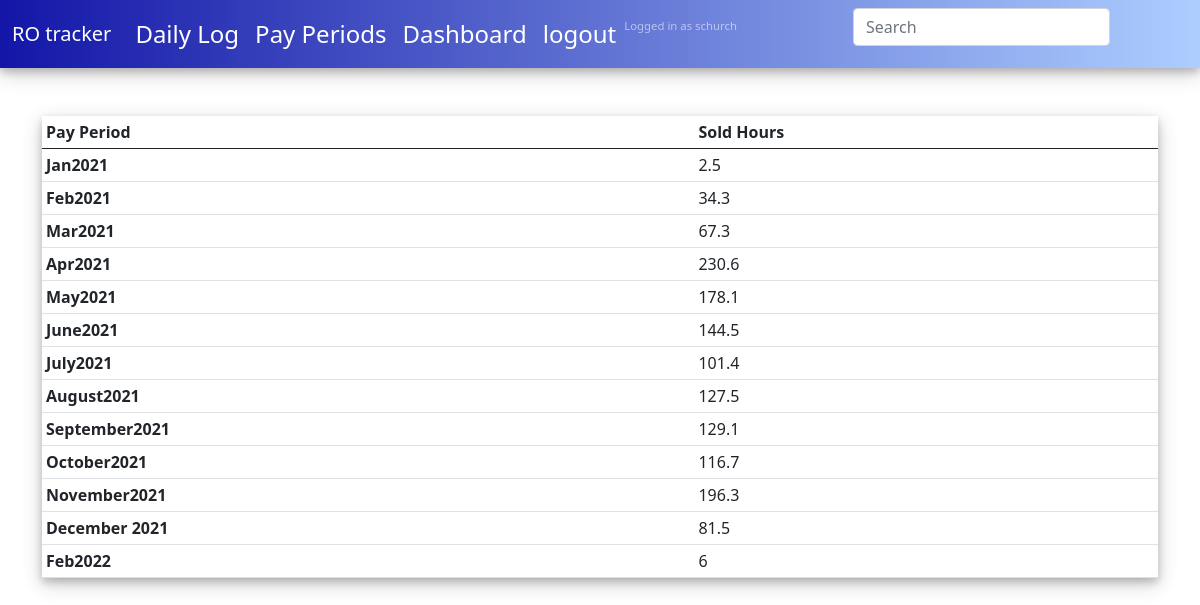
The app's page /dashboard/ (signed in) with its own data.
### RO_log/models.py (models this page shows, shortened)
class PayPeriod(models.Model):
    name = models.CharField(max_length=200,unique=True)
    user = models.ForeignKey(User,on_delete = models.CASCADE,null=True)
    start_date = models.DateField()
    end_date = models.DateField()

### RO_log/views.py (the view)
# urls.py: path('dashboard/',views.DashboardView.as_view() ,name='dashboard'),
class DashboardView(LoginRequiredMixin,ListView):
    template_name = 'RO_log/dashboard.html'
    queryset = PayPeriod.objects.all()
    context_object_name = 'payperiods'
    def get_context_data(self,**kwargs):
        context = super().get_context_data(**kwargs)
        context['payperiodhours']=context['payperiods'].filter(user=self.request.user).annotate(Sum('ro__hours_sold'))
        return context

### RO_log/templates/RO_log/dashboard.html
<!DOCTYPE html>
{% extends 'RO_log/Base.html'%}
{% block content %}
<div class="container mx-auto my-5">
  <table class="table table-sm">
    <thead>
      <tr>
        <th scope="col">Pay Period </th>
        <th scope="col">Sold Hours</th>
      </tr>
    </thead>
    <tbody>
      {% for payperiodhour in payperiodhours %}
      <tr>
        <th>{{payperiodhour.name}}</th>
        <td>{{payperiodhour.ro__hours_sold__sum|floatformat}}</td>
      </tr>
      {% endfor %}
    </tbody>
  </table>
{% endblock%}

### RO_log/templates/RO_log/Base.html (shortened to what this page needs)
<!DOCTYPE html>
{% load static %}
<html lang="en" dir="ltr">
  <head>
    <link href="https://cdn.jsdelivr.net/npm/bootstrap@5.0.0-beta1/dist/css/bootstrap.min.css" rel="stylesheet">
<link rel="stylesheet" href="https://cdn.jsdelivr.net/npm/bootstrap-icons@1.3.0/font/bootstrap-icons.css">
<link rel="stylesheet" href="{% static 'RO_log/main.css' %}">
  </head>
<body>
  {% block navblock %}
<div class="navigation">
    <nav class="navbar navbar-expand-lg navbar-dark fs-4">
      <div class="container-fluid">
        <a class="navbar-brand" href="#">RO tracker</a>
        <div class="collapse navbar-collapse" id="navbarNavAltMarkup">
          <div class="navbar-nav">
            <a class="nav-link active" href="{% url 'RO_log:archive_day' %}">Daily Log</a>
            <a class="nav-link active" href="{% url 'RO_log:payperiod-list' %}">Pay Periods</a>
            <a class="nav-link active" href="{% url 'RO_log:dashboard' %}">Dashboard</a>
            <a class="nav-link active" href="{% url 'RO_log:logout' %}">logout</a>
            <span class="navbar-text">
              <small>Logged in as {{request.user.username}}</small>
            </span>
            <form class="d-flex ms-3 h-50" action="{% url 'RO_log:report' %}" method="get">
              <input id='nav-search' class="form-control me-2" type="search" name="q"placeholder="Search" aria-label="Search">
            </form>
          </div>
        </div>
      </div>
    </nav>
</div>
{% endblock %}
{% block content %}
{% endblock %}
  </body>
</html>

### RO_log/static/RO_log/main.css (style rules this page uses)
.navigation { background-image: linear-gradient(to left, rgb(0 102 255 / 32%), rgb(19 22 167)); box-shadow:0 4px 8px 0 rgba(0, 0, 0, 0.2), 0 6px 20px 0 rgba(0, 0, 0, 0.19); }
#nav-search { margin-left: 100px; }
.table { box-shadow:0 4px 8px 0 rgba(0, 0, 0, 0.2), 0 6px 20px 0 rgba(0, 0, 0, 0.19); }
.navbar-text { font-size: small; color: red; }

### records on screen
PayPeriod: name "Jan2021", ro__hours_sold__sum "2.5"
PayPeriod: name "Feb2021", ro__hours_sold__sum "34.3"
PayPeriod: name "Mar2021", ro__hours_sold__sum "67.3"
PayPeriod: name "Apr2021", ro__hours_sold__sum "230.6"
PayPeriod: name "May2021", ro__hours_sold__sum "178.1"
PayPeriod: name "June2021", ro__hours_sold__sum "144.5"
PayPeriod: name "July2021", ro__hours_sold__sum "101.4"
PayPeriod: name "August2021", ro__hours_sold__sum "127.5"
PayPeriod: name "September2021", ro__hours_sold__sum "129.1"
PayPeriod: name "October2021", ro__hours_sold__sum "116.7"
PayPeriod: name "November2021", ro__hours_sold__sum "196.3"
PayPeriod: name "December 2021", ro__hours_sold__sum "81.5"
PayPeriod: name "Feb2022", ro__hours_sold__sum "6"

### other values on screen
{{ request.user.username }} "schurch"
